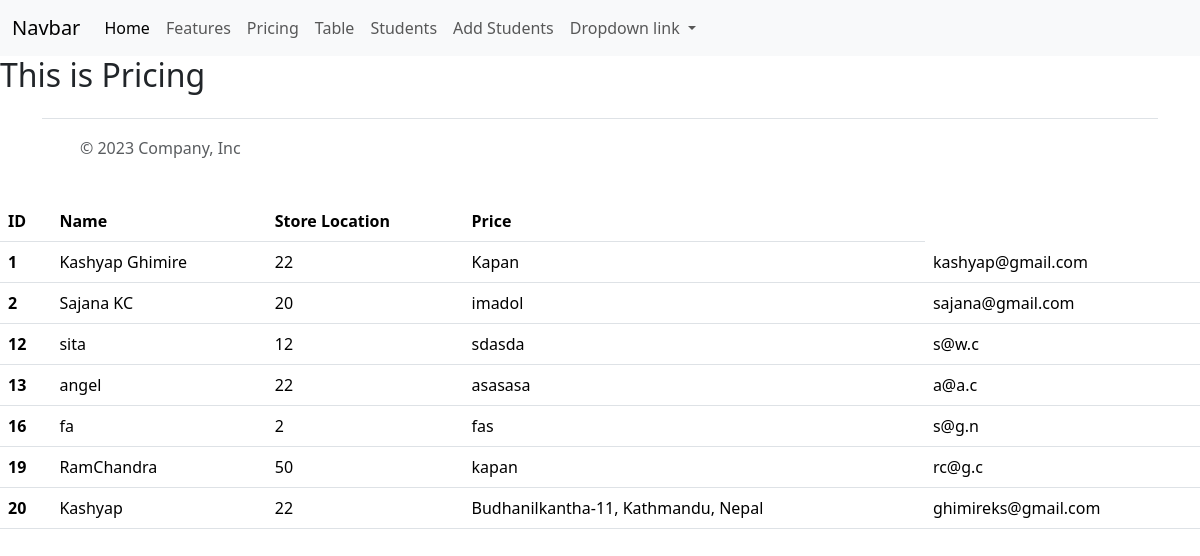
The app's page /pricing/, older data.
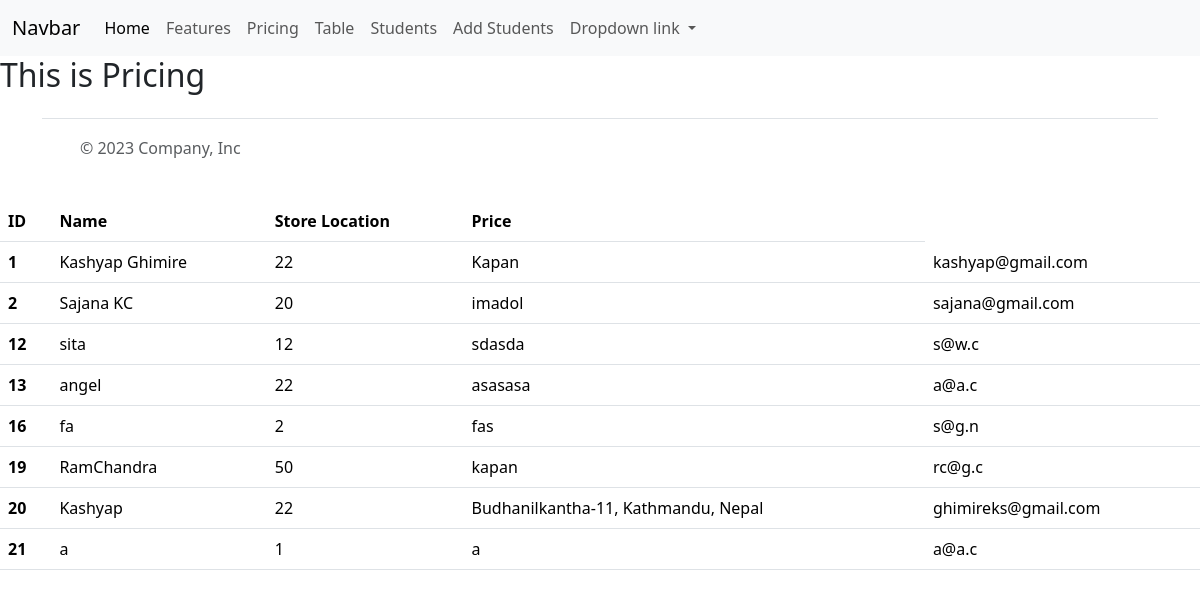
The same page, newer data.
### myapp/models.py (models this page shows, shortened)
class Student(models.Model):
    name=models.CharField(max_length=50)
    age=models.IntegerField()
    address=models.CharField(max_length=50)
    email=models.EmailField(max_length=50)
    classroom=models.ForeignKey(ClassRoom,on_delete=models.CASCADE,related_name="classroom_students",null=True,blank=True)

### myapp/views.py (the view)
# urls.py: path('pricing/',pricing,name='pricepage'),
def pricing(request):
    data=Student.objects.all()
    return render(request,'pricing.html',context={"students":data})

### templates/pricing.html (shortened to what this page needs)
{% extends 'base.html' %}
{% block content %}
<div>
    <h2>This is Pricing</h2>
    <table class="table">
        <thead>
          <tr>
            <th scope="col">ID</th>
            <th scope="col">Name</th>
            <th scope="col">Store Location</th>
            <th scope="col">Price</th>
          </tr>
        </thead>
        <tbody>
            {% for student in students %}
            <tr>
                <th scope="row">{{ student.id }}</th>
                <td>{{ student.name }}</td>
                <td>{{ student.age }}</td>
                <td>{{ student.address }}</td>
                <td>{{ student.email }}</td>
              </tr>
            {% endfor %}
        </tbody>
</div>
{% endblock content %}

Row changes from the older to the newer data that the page shows:
added Student: id "21", name "a", age "1", address "a", email "a@a.c"
